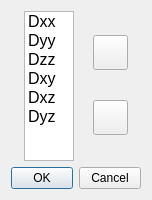
<?xml version="1.0" encoding="UTF-8"?>
<ui version="4.0">
 <class>DTIDialog</class>
 <widget class="QDialog" name="DTIDialog">
  <property name="geometry">
   <rect>
    <x>0</x>
    <y>0</y>
    <width>148</width>
    <height>199</height>
   </rect>
  </property>
  <property name="windowTitle">
   <string>Dialog</string>
  </property>
  <property name="modal">
   <bool>true</bool>
  </property>
  <layout class="QVBoxLayout" name="verticalLayout_2">
   <item>
    <layout class="QHBoxLayout" name="horizontalLayout">
     <item>
      <widget class="QListWidget" name="TensorList">
       <property name="minimumSize">
        <size>
         <width>50</width>
         <height>150</height>
        </size>
       </property>
       <property name="maximumSize">
        <size>
         <width>50</width>
         <height>150</height>
        </size>
       </property>
       <property name="font">
        <font>
         <pointsize>12</pointsize>
         <weight>50</weight>
         <bold>false</bold>
        </font>
       </property>
       <property name="verticalScrollBarPolicy">
        <enum>Qt::ScrollBarAlwaysOff</enum>
       </property>
       <property name="horizontalScrollBarPolicy">
        <enum>Qt::ScrollBarAlwaysOff</enum>
       </property>
       <property name="editTriggers">
        <set>QAbstractItemView::NoEditTriggers</set>
       </property>
       <item>
        <property name="text">
         <string>Dxx</string>
        </property>
        <property name="flags">
         <set>ItemIsSelectable|ItemIsEnabled</set>
        </property>
       </item>
       <item>
        <property name="text">
         <string>Dyy</string>
        </property>
        <property name="flags">
         <set>ItemIsSelectable|ItemIsEnabled</set>
        </property>
       </item>
       <item>
        <property name="text">
         <string>Dzz</string>
        </property>
        <property name="flags">
         <set>ItemIsSelectable|ItemIsEnabled</set>
        </property>
       </item>
       <item>
        <property name="text">
         <string>Dxy</string>
        </property>
        <property name="flags">
         <set>ItemIsSelectable|ItemIsEnabled</set>
        </property>
       </item>
       <item>
        <property name="text">
         <string>Dxz</string>
        </property>
        <property name="flags">
         <set>ItemIsSelectable|ItemIsEnabled</set>
        </property>
       </item>
       <item>
        <property name="text">
         <string>Dyz</string>
        </property>
        <property name="flags">
         <set>ItemIsSelectable|ItemIsDragEnabled|ItemIsEnabled</set>
        </property>
       </item>
      </widget>
     </item>
     <item>
      <layout class="QVBoxLayout" name="verticalLayout">
       <property name="leftMargin">
        <number>0</number>
       </property>
       <item>
        <widget class="QPushButton" name="PushUpButton">
         <property name="minimumSize">
          <size>
           <width>35</width>
           <height>35</height>
          </size>
         </property>
         <property name="maximumSize">
          <size>
           <width>35</width>
           <height>35</height>
          </size>
         </property>
         <property name="text">
          <string/>
         </property>
         <property name="icon">
          <iconset resource="TractCreator.qrc">
           <normaloff>:/images/Arrow-Up-icon.png</normaloff>:/images/Arrow-Up-icon.png</iconset>
         </property>
         <property name="iconSize">
          <size>
           <width>33</width>
           <height>33</height>
          </size>
         </property>
        </widget>
       </item>
       <item>
        <widget class="QPushButton" name="PushDownButton">
         <property name="minimumSize">
          <size>
           <width>35</width>
           <height>35</height>
          </size>
         </property>
         <property name="maximumSize">
          <size>
           <width>35</width>
           <height>35</height>
          </size>
         </property>
         <property name="text">
          <string/>
         </property>
         <property name="icon">
          <iconset resource="TractCreator.qrc">
           <normaloff>:/images/Arrow-Down-icon.png</normaloff>:/images/Arrow-Down-icon.png</iconset>
         </property>
         <property name="iconSize">
          <size>
           <width>33</width>
           <height>33</height>
          </size>
         </property>
        </widget>
       </item>
      </layout>
     </item>
    </layout>
   </item>
   <item>
    <widget class="QDialogButtonBox" name="buttonBox">
     <property name="maximumSize">
      <size>
       <width>130</width>
       <height>16777215</height>
      </size>
     </property>
     <property name="orientation">
      <enum>Qt::Horizontal</enum>
     </property>
     <property name="standardButtons">
      <set>QDialogButtonBox::Cancel|QDialogButtonBox::Ok</set>
     </property>
    </widget>
   </item>
  </layout>
 </widget>
 <resources>
  <include location="TractCreator.qrc"/>
 </resources>
 <connections>
  <connection>
   <sender>buttonBox</sender>
   <signal>rejected()</signal>
   <receiver>DTIDialog</receiver>
   <slot>reject()</slot>
   <hints>
    <hint type="sourcelabel">
     <x>168</x>
     <y>157</y>
    </hint>
    <hint type="destinationlabel">
     <x>177</x>
     <y>170</y>
    </hint>
   </hints>
  </connection>
  <connection>
   <sender>buttonBox</sender>
   <signal>accepted()</signal>
   <receiver>DTIDialog</receiver>
   <slot>accept()</slot>
   <hints>
    <hint type="sourcelabel">
     <x>88</x>
     <y>149</y>
    </hint>
    <hint type="destinationlabel">
     <x>88</x>
     <y>85</y>
    </hint>
   </hints>
  </connection>
 </connections>
</ui>
